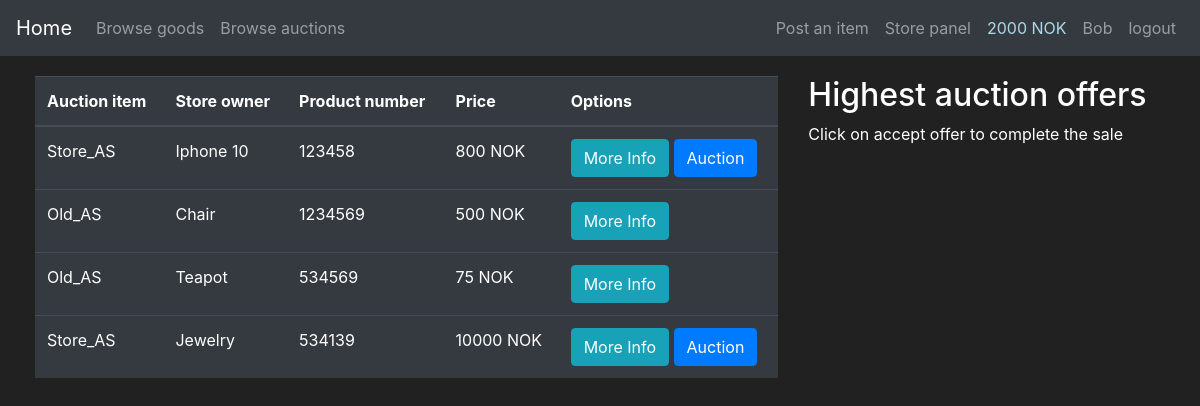
/auction (signed in), run on an earlier commit of the app's database.
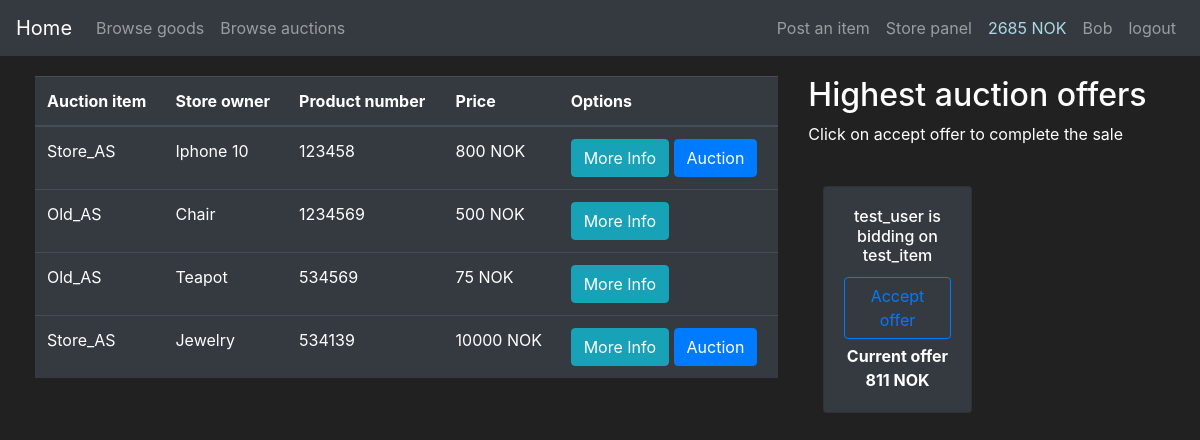
And on a later commit of the database.
### app_flask/models.py (models this page shows, shortened)
class User(db.Model, UserMixin):
    id = db.Column(db.Integer(), primary_key=True)
    username = db.Column(db.String(length=25), nullable=False, unique=True)
    email = db.Column(db.String(length=60), nullable=False, unique=True)
    password_hash = db.Column(db.String(length=60), nullable=False)
    profile_type = db.Column(db.Boolean(), nullable=False, default=False)
    cash = db.Column(db.Integer(), nullable=False, default=2000)
    date_created = db.Column(db.DateTime(), default=datetime.utcnow)
    goods = db.relationship('Goods', backref='goods_owned_by_user', lazy=True)
    store = db.relationship('Store', backref='store_owner', lazy=True)
    @property
    def password(self):
        return self.password

class Goods(db.Model):
    id = db.Column(db.Integer, primary_key=True)
    name = db.Column(db.String(30), nullable=False)
    description = db.Column(db.String(70), unique=False, nullable=False)
    price = db.Column(db.Integer, unique=False, nullable=False)
    product_number = db.Column(db.String(length=6), nullable=False, unique=True)
    goods_type = db.Column(db.Boolean(), nullable=False, default=False)
    date_created = db.Column(db.DateTime(), default=datetime.utcnow)
    user_owner = db.Column(db.Integer(), db.ForeignKey('user.id'))
    store_owner = db.Column(db.Integer(), db.ForeignKey('store.id'))

class Store(db.Model):
    id = db.Column(db.Integer(), primary_key=True)
    store_name = db.Column(db.String(length=30), nullable=False, unique=True)
    street_address = db.Column(db.String(length=40), nullable=False)
    street_number = db.Column(db.Integer(), nullable=False)
    postal_code = db.Column(db.Integer(), nullable=False)
    province = db.Column(db.String(length=50), nullable=False)
    store_email = db.Column(db.String(length=50), nullable=False, unique=True)
    store_phone = db.Column(db.Integer(), nullable=False)
    date_created = db.Column(db.DateTime(), default=datetime.utcnow)
    user_owner = db.Column(db.Integer(), db.ForeignKey('user.id'))
    goods = db.relationship('Goods', backref='owned_store', lazy=True)

class Bidding(db.Model):
    id = db.Column(db.Integer(), primary_key=True)
    item_id = db.Column(db.Integer(), nullable=False)
    item_name = db.Column(db.String(30), nullable=False)
    user_id = db.Column(db.Integer(), nullable=False)
    user_name = db.Column(db.String(), nullable=False)
    store_user_id = db.Column(db.Integer(), nullable=False)
    offer = db.Column(db.Integer(), nullable=False)
    date_created = db.Column(db.DateTime(), default=datetime.utcnow)

### app_flask/main/routes.py (the view, shortened to what this page needs)
@bp.route("/auction", methods=["POST", "GET"])
def auction_page():
    auction_form = AuctionGoodsForm()
    accept_form = AcceptAuctionForm()
    if request.method == "GET":
        items = db.session.query(Goods, Store).filter(and_(Store.id == Goods.store_owner, Goods.goods_type == 1)).all()
        try:
            current_user_id = current_user.id
            bidding_items = show_current_highest_bidding_offer_in_store(current_user_id)
        except AttributeError:
            bidding_items = []
        return render_template("auction.html", items=items, auction_form=auction_form, bidding_items=bidding_items,
                               accept_form=accept_form)

### app_flask/main/use_cases.py (called while the page is built)
def show_current_highest_bidding_offer_in_store(current_user_id):
    current_store = Store.query.filter_by(user_owner=current_user_id).first()
    if current_store is not None:
        bidding_items = Bidding.query. \
            with_entities(Bidding.item_name, Bidding.offer, Bidding.user_name, Bidding.user_id, Bidding.id,
                          func.max(Bidding.offer)) \
            .group_by(Bidding.item_name).filter_by(store_user_id=current_user_id)
        return bidding_items
    else:
        bidding_items = []
        return bidding_items

### app_flask/models.py (called while the page is built)
@login_manager.user_loader
def load_user(user_id):
    return User.query.get(int(user_id))

### app_flask/templates/auction.html (shortened to what this page needs)
{% extends 'base.html' %}
{% block content %}
<div class="row" style="margin:20px; margin-left:20px">
    <div class="col-8">
        <table class="table table-hover table-dark">
            <thead>
                <tr>
                    <th scope="col">Auction item</th>
                    <th scope="col">Store owner</th>
                    <th scope="col">Product number</th>
                    <th scope="col">Price</th>
                    {% if current_user.is_authenticated %}
                    <th scope="col">Options</th>
                    {% endif %}
                </tr>
            </thead>
            <tbody>
                {% for item, store in items %}
                <tr>
                    <td>{{store.store_name}}</td>
                    <td>{{item.name}}</td>
                    <td>{{item.product_number}}</td>
                    <td>{{item.price}} NOK</td>
                    {% if store.user_owner==current_user.id %}
                    <td>
                        <button class="btn btn-outline btn-info" data-toggle="modal" data-target="#Modal-MoreInfo-{{ item.id }}">More Info</button>
                    </td>
                    {% elif current_user.is_authenticated %}
                    <td>
                        <button class="btn btn-outline btn-info" data-toggle="modal" data-target="#Modal-MoreInfo-{{ item.id }}">More Info</button>
                        <button class="btn btn-outline btn-primary" data-toggle="modal" data-target="#Modal-AuctionConfirm-{{ item.id }}" >Auction</button>
                    </td>
                    {% endif %}
                </tr>
                {% endfor %}
            </tbody>
        </table>
    </div>
    {% if current_user.is_authenticated %}
    <div class="col-4">
        <h2>Highest auction offers</h2>
        <p>Click on accept offer to complete the sale</p>
        <br>
        <div>
            {% for bidding_item in bidding_items %}
                <div class="col-md-6">
                    <div style="margin-bottom: 5px" class="card text-center bg-dark">
                        <div class="card-body">
                             <h6 class="card-title"> {{ bidding_item.user_name }} is bidding on {{ bidding_item.item_name }}</h6>
                            <button type="button" class="btn btn-outline-primary" style="margin-bottom: 5px"
                            data-toggle="modal" data-target="#Modal-OfferConfirm-{{ bidding_item.id }}">
                            Accept offer
                            </button>
                            <p class="card-text"><strong>Current offer {{bidding_item.offer}} NOK</strong></p>
                        </div>
                    </div>
                </div>
            {% endfor %}
        </div>
   </div>
    {% endif %}
</div>
{% endblock %}

### app_flask/templates/base.html (shortened to what this page needs)
<!doctype html>
<html lang="en">
   <head>
      <link rel="stylesheet" href="https://cdn.jsdelivr.net/npm/bootstrap@4.5.3/dist/css/bootstrap.min.css">
   </head>
   <body>
    <nav class="navbar navbar-expand-md navbar-dark bg-dark">
        <a class="navbar-brand" href="{{ url_for('main.home_page') }}">Home <span class="sr-only">(current)</span></a>
        <div class="collapse navbar-collapse" id="navbarNav">
            <ul class="navbar-nav mr-auto">
                <li class="nav-item">
                    <a class="nav-link" href="{{ url_for('main.store_page') }}">Browse goods</a>
                </li>
                <li class="nav-item">
                    <a class="nav-link" href="{{ url_for('main.auction_page') }}">Browse auctions</a>
                </li>
            </ul>
            {% if current_user.username=="Admin" %}
            <ul class="navbar-nav">
                <li class="nav-item">
                    <a class="nav-link" href="{{ url_for('main.display_admin_panel') }}"> {{ current_user.username }}panel</a>
                </li>
                <li class="nav-item">
                    <a class="nav-link">{{ current_user.username }}</a>
                </li>
                <li class="nav-item">
                    <a class="nav-link" href="{{ url_for('auth.logout_page') }}">logout</a>
                </li>
            </ul>
            {% elif current_user.is_authenticated and current_user.profile_type==1 %}
            <ul class="navbar-nav">
                <li class="nav-item">
                    <a class="nav-link" href="{{ url_for('main.add_goods')}}">Post an item</a>
                </li>
                <li class="nav-item">
                    <a class="nav-link" href="{{ url_for('main.display_store_panel') }}">Store panel</a>
                </li>
                <li class="nav-item">
                    <a class="nav-link" href="#" style="color:lightblue">{{ current_user.cash }} NOK</a>
                </li>
                <li class="nav-item">
                    <a class="nav-link">{{ current_user.username }}</a>
                </li>
                <li class="nav-item">
                    <a class="nav-link" href="{{ url_for('auth.logout_page') }}">logout</a>
                </li>
            </ul>
            {% endif %}
        </div>
      </nav>
    {% block content %}
    {% endblock %}
   </body>
</html>

### app_flask/templates/base.html (style rules this page uses)
body { color: white; background-color: #212121; }

What changed in the data, as far as the page shows it:
changed User "Bob": cash "2000" → "2685"
added Bidding: user_name "test_user", item_name "test_item", offer "811"
